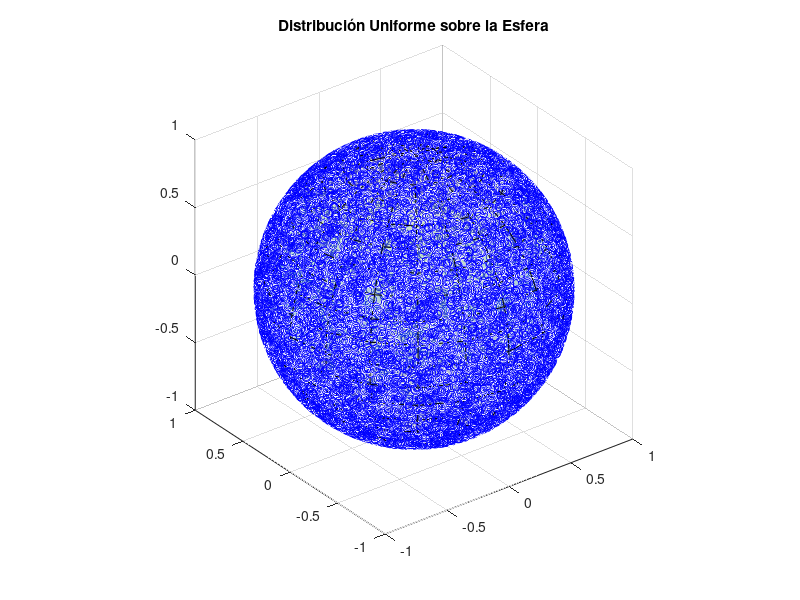

This figure's MATLAB source:
clear all

n = 10000; % Parámetro que representa el número de muestras, para hacer los resultados del ejemplo repetibles
rng(0,'twister')
%Genera un ángulo polar para cada punto en la esfera. 
%Estos valores están en el intervalo abierto $(-\pi/2,\pi/2)$, pero no están distribuidos uniformemente.
valores = 2*rand(n,1)-1;
polar = asin(valores);
%Genera un ángulo azimutal para cada punto en la esfera. 
%Estos valores están distribuidos uniformemente en el intervalo abierto %$(-\pi/2,\pi/2)$.
azimutal = 2*pi*rand(n,1);
%Genera un valor del radio para cada punto en la esfera. 
%Estos valores están en el intervalo abierto $(0,3)$, pero no están distribuidos uniformemente.
radio=ones(n,1);

%Convertir a coordenadas cartesianas 
    [x,y,z] = sph2cart(azimutal,polar,radio);   

% Graficar las muestras en una esfera (S_{2})
    plot3(x,y,z,'bo')
    title('Distribución Uniforme sobre la Esfera')
    hold on
    [x2,y2,z2] = sphere;
    obj= surf(x2,y2,z2);
    set(obj,'FaceAlpha',0.2)
    axis equal;
    grid on;
    hold off
print(gcf, 'Uniforme3', '-dpng', '-r300')
